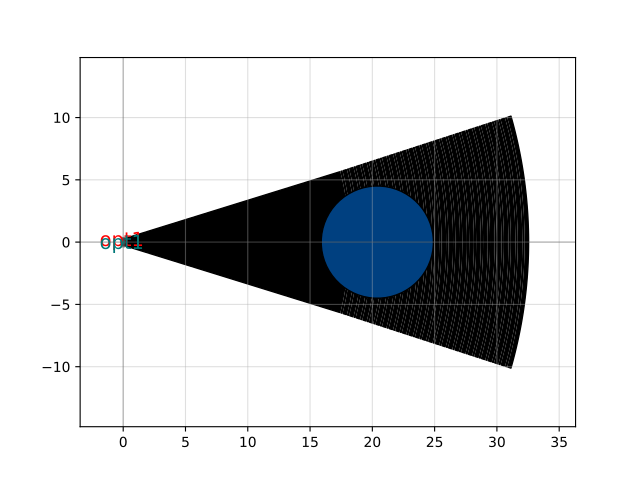

This chart was generated by the following Python code:
import ubcpdk

c = ubcpdk.components.gc_te1550()
c.plot()
